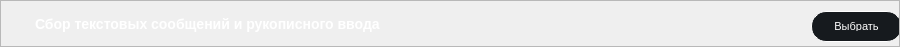
      <widget class="QFrame" name="frame_CollectTextMessagesandHandwritingInput">
       <property name="geometry">
        <rect>
         <x>10</x>
         <y>1249</y>
         <width>900</width>
         <height>45</height>
        </rect>
       </property>
       <property name="minimumSize">
        <size>
         <width>900</width>
         <height>0</height>
        </size>
       </property>
       <property name="maximumSize">
        <size>
         <width>900</width>
         <height>46</height>
        </size>
       </property>
       <property name="styleSheet">
        <string notr="true">
/* styles.qss */

#frame_CollectTextMessagesandHandwritingInput {
    background-color: #161A1E;
    border-radius: 15px; /* Установите значение по вашему усмотрению для достижения овальной формы */
}
</string>
       </property>
       <property name="frameShape">
        <enum>QFrame::StyledPanel</enum>
       </property>
       <property name="frameShadow">
        <enum>QFrame::Raised</enum>
       </property>
       <layout class="QHBoxLayout" name="horizontalLayout_26">
        <property name="spacing">
         <number>0</number>
        </property>
        <property name="leftMargin">
         <number>0</number>
        </property>
        <property name="topMargin">
         <number>0</number>
        </property>
        <property name="rightMargin">
         <number>0</number>
        </property>
        <property name="bottomMargin">
         <number>0</number>
        </property>
        <item>
         <widget class="QFrame" name="frame_25">
          <property name="minimumSize">
           <size>
            <width>0</width>
            <height>45</height>
           </size>
          </property>
          <property name="styleSheet">
           <string notr="true">background-color: transparent;</string>
          </property>
          <property name="frameShape">
           <enum>QFrame::StyledPanel</enum>
          </property>
          <property name="frameShadow">
           <enum>QFrame::Raised</enum>
          </property>
          <widget class="QPushButton" name="pushCollectTextMessagesandHandwritingInput">
           <property name="geometry">
            <rect>
             <x>810</x>
             <y>10</y>
             <width>91</width>
             <height>31</height>
            </rect>
           </property>
           <property name="minimumSize">
            <size>
             <width>91</width>
             <height>31</height>
            </size>
           </property>
           <property name="maximumSize">
            <size>
             <width>91</width>
             <height>31</height>
            </size>
           </property>
           <property name="styleSheet">
            <string notr="true">/* styles.qss */

QPushButton {
    background-color: #161A1E;
    border-radius: 15px;
    color: white; /* Установите цвет текста */
    font-size: 11px; /* Установите размер шрифта */
    padding: 10px 20px; /* Установите отступы */
    border: 1px solid white; /* Уменьшаем толщину обводки до 1 пикселя */
}

QPushButton:hover {
    background-color: #2C3236;
    transition: background-color 0.3s ease;
}
</string>
           </property>
           <property name="text">
            <string>Выбрать</string>
           </property>
          </widget>
          <widget class="QLabel" name="labelCollectTextMessagesandHandwritingInput">
           <property name="geometry">
            <rect>
             <x>750</x>
             <y>10</y>
             <width>81</width>
             <height>30</height>
            </rect>
           </property>
           <property name="sizePolicy">
            <sizepolicy hsizetype="Preferred" vsizetype="Preferred">
             <horstretch>70</horstretch>
             <verstretch>30</verstretch>
            </sizepolicy>
           </property>
           <property name="minimumSize">
            <size>
             <width>70</width>
             <height>30</height>
            </size>
           </property>
           <property name="styleSheet">
            <string notr="true">color: white; /* Установите цвет текста в белый */
font-size: 14px; /* Установите размер шрифта в 14 пикселей */
font-family: &quot;Times New Roman&quot;; /* Установите тип шрифта по вашему выбору */
font-weight: bold; /* Установите жирность шрифта (если нужно) */
margin-top: 5px; /* Опустить текст на 10 пикселей вниз */</string>
           </property>
           <property name="text">
            <string/>
           </property>
          </widget>
          <widget class="QLabel" name="labelTextCollectTextMessagesandHandwritingInput">
           <property name="geometry">
            <rect>
             <x>30</x>
             <y>10</y>
             <width>511</width>
             <height>21</height>
            </rect>
           </property>
           <property name="styleSheet">
            <string notr="true">/* styles.qss */

QLabel {
    color: white; /* Установите цвет текста в белый */
    font-size: 14px; /* Установите размер шрифта в 14 пикселей */
    font-family: &quot;Times New Roman&quot;; /* Установите тип шрифта по вашему выбору */
    font-weight: bold; /* Установите жирность шрифта (если нужно) */
    margin-top: 5px; /* Опустить текст на 10 пикселей вниз */
}
</string>
           </property>
           <property name="text">
            <string>Сбор текстовых сообщений и рукописного ввода</string>
           </property>
          </widget>
         </widget>
        </item>
       </layout>
      </widget>
